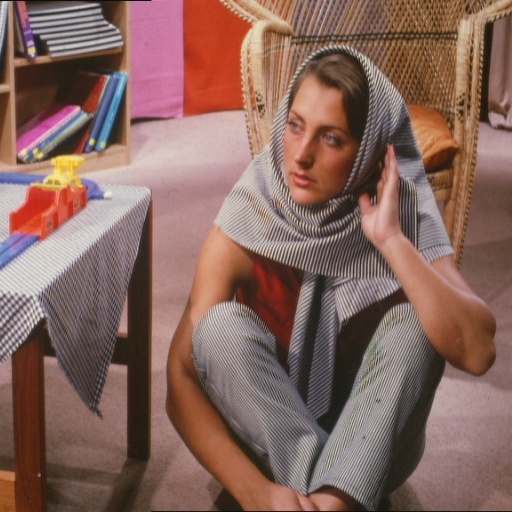
#> input picture 컴퓨터비전/opencv/histogram/barbara.jpg, 512 x 512 px
$ python color_image_histogram.py
#> lines starting #> are read from the running program, lines starting #| are printed output that depends on the picture
import numpy as np
import cv2
import matplotlib.pyplot as plt

def histogram(img):
    # 크기가 정해져 있고 모든 값이 0인 배열 생성 (크기,자료형)
    bins = np.zeros(256, np.int32) # 0~255 사이의 명암값을 넣을 배열
    # bins = np.zeros(16, np.int32) # 0~15 사이의 명암값을 넣을 배열

    # image.shape : 3차원 행렬로 표현,
    # (y size,x size, 값이 몇개의 원소로 이루어져있는지 - RGB일시 3)
    height, width = img.shape

    for i in range(0, height) :
        for j in range(0, width) :
            bins[img[i][j]] += 1    # 해당 픽셀의 명암값 +1
            # bins[int(img[i][j]/16)] += 1

    bins = bins / (width * height) # h'(l) = h(l)/(M * N)

    return bins

# 파일, flag (-1 : alpha 채널까지 포함하여 읽기
#              0 : 그레이스케일로 읽기(중간단계로 많이 사용)
#              1 : 칼라 파일로 읽기(투명한 부분은 무시) DEFAULT
color_img = cv2.imread('barbara.jpg') # 리턴값은 numpy의 ndarray 타입
#> color_img is the input picture: shape (512, 512, 3); mean B, G, R 93.5, 102.1, 134.6
RGB_img = cv2.cvtColor(color_img, cv2.COLOR_BGR2RGB)

R_bins = histogram(RGB_img[:,:,0])
#> R_bins = 256 values, max 0.00803 at index 136, min 0 at index 0, mean 0.00391
G_bins = histogram(RGB_img[:,:,1])
#> G_bins = 256 values, max 0.0118 at index 32, min 0 at index 3, mean 0.00391
B_bins = histogram(RGB_img[:,:,2])
#> B_bins = 256 values, max 0.0118 at index 26, min 0 at index 227, mean 0.00391

plt.plot(R_bins, 'r-', G_bins, 'g-', B_bins, 'b-')
plt.show()
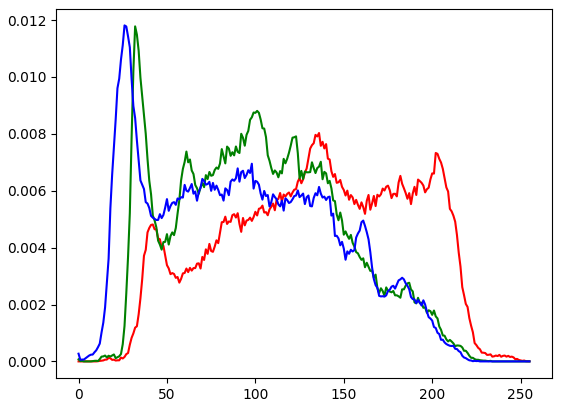
#> figure drawn by matplotlib, 1 panel; curve peaks at x = 136, y = 0.00803; curve peaks at x = 32, y = 0.0118; curve peaks at x = 26, y = 0.0118
